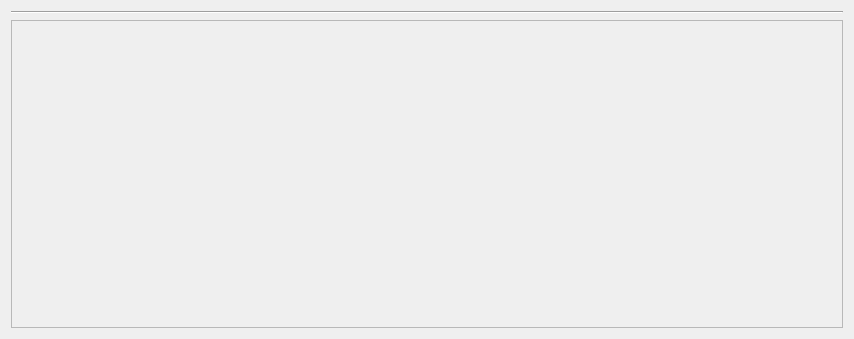
<?xml version="1.0" encoding="UTF-8"?>
<ui version="4.0">
 <class>TimeLine</class>
 <widget class="QWidget" name="TimeLine">
  <property name="geometry">
   <rect>
    <x>0</x>
    <y>0</y>
    <width>854</width>
    <height>339</height>
   </rect>
  </property>
  <property name="windowTitle">
   <string>Form</string>
  </property>
  <layout class="QGridLayout" name="gridLayout">
   <item row="0" column="0" colspan="2">
    <widget class="Line" name="line">
     <property name="orientation">
      <enum>Qt::Horizontal</enum>
     </property>
    </widget>
   </item>
   <item row="1" column="0" colspan="2">
    <widget class="QFrame" name="frame">
     <property name="frameShape">
      <enum>QFrame::StyledPanel</enum>
     </property>
     <property name="frameShadow">
      <enum>QFrame::Raised</enum>
     </property>
    </widget>
   </item>
  </layout>
 </widget>
 <resources/>
 <connections/>
</ui>
